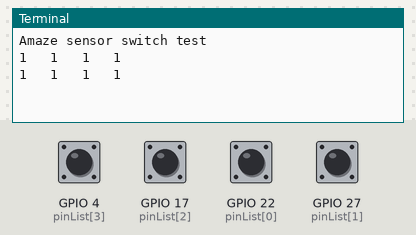
Simulated run of this program. Board: Raspberry Pi (BCM pin numbers). On the bench: the last lines printed to the terminal. The test bench sets the inputs (shaded band); at power-on: GPIO 4 (pinList[3]), GPIO 17 (pinList[2]), GPIO 22 (pinList[0]), GPIO 27 (pinList[1]) HIGH.

Above: at 1.2 s.
1.3 s: GPIO 4 (pinList[3]) pulled LOW for 1.2 s
At 2.6 s:
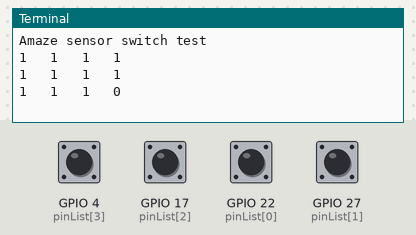
4.0 s: GPIO 17 (pinList[2]) pulled LOW for 1.2 s
At 4.8 s:
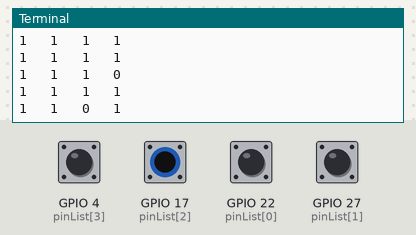
6.7 s: GPIO 22 (pinList[0]) pulled LOW for 1.2 s
At 7.8 s:
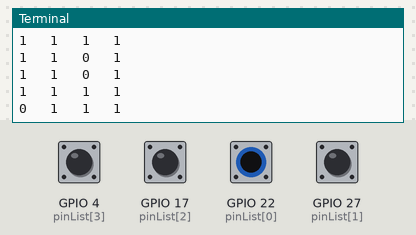
9.4 s: GPIO 27 (pinList[1]) pulled LOW for 1.2 s
At 10.8 s:
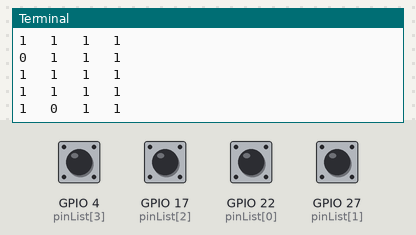

Measured:
- after the input at 1.3 s, the terminal: prints a new line after 0.70 s (image 1)
- after the input at 4.0 s, the terminal: prints a new line at once (image 2)
- after the input at 6.7 s, the terminal: prints a new line after 0.30 s (image 3)
- after the input at 9.4 s, the terminal: prints a new line after 0.61 s (image 4)

The program:

photo_test.py
```python
# photo transistor input test
# for the Amaze game - Mike Cook September 2015
import time, os
import wiringpi2 as io

pinList = [22,27,17,4] # GPIO pins for sensor switches

def main():
   initGPIO()
   print"Amaze sensor switch test"
   while True:
      for i in range(0,4):
         print io.digitalRead(pinList[i])," ",
      print" "
      time.sleep(1)

def initGPIO():
   try :
      io.wiringPiSetupGpio()
   except :
      print"start IDLE with 'gksudo idle' from command line"
      os._exit(1)
   for pin in range (0,4):
      io.pinMode(pinList[pin],0)
      io.pullUpDnControl(pinList[pin],2) # input enable pull up

# Main program logic:
if __name__ == '__main__':
    main()
```
